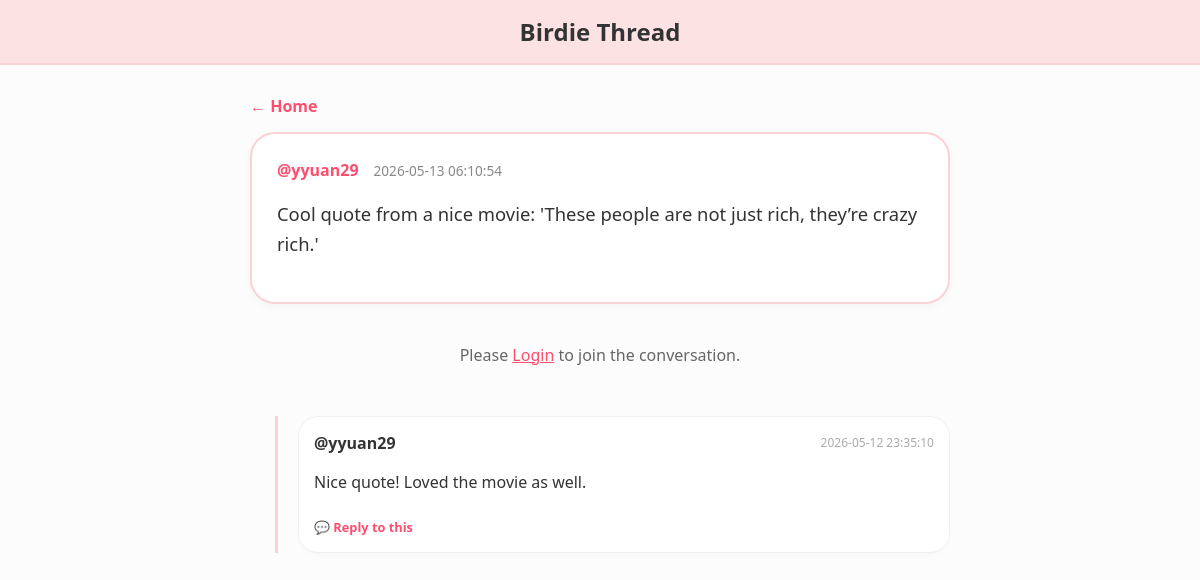
The page /message/40007 on the database its author committed.
### tables this page shows
CREATE TABLE users (
            id INTEGER PRIMARY KEY AUTOINCREMENT,
            username TEXT UNIQUE,
            password TEXT,
            age INTEGER,
            bio TEXT
        );

### app.py (the view)
@app.get("/message/{msg_id}", response_class=HTMLResponse)
async def view_message(request: Request, msg_id: int):
    db = get_db()
    main_msg = db.execute("""
        SELECT m.*, u.username
        FROM messages m
        LEFT JOIN users u ON m.user_id = u.id
        WHERE m.id = ?
    """, (msg_id,)).fetchone()
    if not main_msg:
        db.close()
        return HTMLResponse(content="Message not found", status_code=404)
    replies = db.execute("""
        SELECT m.*, u.username
        FROM messages m
        LEFT JOIN users u ON m.user_id = u.id
        WHERE m.parent_id = ?
        ORDER BY m.timestamp ASC
    """, (msg_id,)).fetchall()
    db.close()
    return templates.TemplateResponse(
        request=request,
        name="reply_message.html",
        context=
        {
            "request": request,
            "message": main_msg,
            "replies": replies,
            "user": request.cookies.get("username"),
            "t": get_translations(request)
        }
    )

### templates/reply_message.html (shortened to what this page needs)
<!DOCTYPE html>
<html lang="en">
<head>
</head>
<body>
<header class="birdie-header">
    <h1 style="margin:0; font-size: 24px;">Birdie Thread</h1>
</header>
<div class="container">
    <a href="/" class="back-link">← {{ t.home or 'Home' }}</a>
    <div class="main-post">
        <div style="display: flex; gap: 15px; align-items: center; margin-bottom: 12px;">
                <strong style="color: var(--birdie-dark-pink);">@{{ message.username }}</strong>
                <div style="color: #888; font-size: 0.85em;">{{ message.timestamp }}</div>
            </div>
        <div style="font-size: 1.15em; line-height: 1.6;">
            {{ linkify(message.content) | safe }}
        </div>
    </div>
    {% if user %}
    <div class="reply-form">
        <h3 style="margin-top:0; color: #444;">{{ t.reply or 'Leave a reply' }}</h3>
        <form action="/post_reply/{{ message.id }}" method="post">
            <input type="hidden" name="csrf_token" value="{{ request.cookies.get('csrf_token') }}">
            <textarea name="content" placeholder="What's your response?" required></textarea>
            <div style="text-align: right;">
                <button type="submit" class="btn-post">{{ t.post or 'Reply' }}</button>
            </div>
        </form>
    </div>
    {% else %}
    <div style="text-align: center; padding: 20px; color: #666;">
        Please <a href="/login" style="color: var(--birdie-dark-pink);">Login</a> to join the conversation.
    </div>
    {% endif %}
    <div class="replies-section">
        {% for reply in replies %}
            <div class="reply-card">
                <div style="flex: 1;">
                    <div style="display: flex; justify-content: space-between; align-items: center;">
                        <strong style="color: #333;">@{{ reply.username }}</strong>
                        <span style="color: #aaa; font-size: 0.75em;">{{ reply.timestamp }}</span>
                    </div>
                    <div style="margin-top: 5px; line-height: 1.5;">
                        {{ linkify(reply.content) | safe }}
                    </div>
                    <a href="/message/{{ reply.id }}" class="reply-to-link">
                        💬 Reply to this
                    </a>
                </div>
            </div>
        {% else %}
            <div style="text-align: center; color: #bbb; margin-top: 40px;">
                No replies yet.
            </div>
        {% endfor %}
    </div>
</div>
</body>
</html>

### templates/reply_message.html (style rules this page uses)
:root { --birdie-pink: #fde2e4; --birdie-dark-pink: #ff4d6d; --birdie-border: #fad2d6; }
body { background-color: #fcfcfc; font-family: 'Segoe UI', Roboto, sans-serif; margin: 0; padding: 0; color: #333; }
.birdie-header { background-color: var(--birdie-pink); padding: 15px 0; border-bottom: 2px solid var(--birdie-border); text-align: center; }
.container { max-width: 700px; margin: 30px auto; padding: 0 20px; }
.back-link { text-decoration: none; color: var(--birdie-dark-pink); font-weight: bold; display: inline-block; margin-bottom: 15px; }
.main-post { background: white; border: 2px solid var(--birdie-border); border-radius: 25px; padding: 25px; margin-bottom: 20px; box-shadow: 0 4px 10px rgba(0,0,0,0.03); }
.replies-section { border-left: 3px solid var(--birdie-border); padding-left: 20px; margin-left: 25px; margin-top: 30px; }
.reply-card { background: white; border: 1px solid #f0f0f0; border-radius: 20px; padding: 15px; margin-bottom: 15px; display: flex; gap: 12px; box-shadow: 0 2px 5px rgba(0,0,0,0.02); }
.reply-to-link { font-size: 0.8em; color: var(--birdie-dark-pink); text-decoration: none; font-weight: bold; margin-top: 8px; display: inline-block; }

### rows shown on the page
users: username "yyuan29", timestamp "2026-05-12 23:35:10", linkify "Nice quote! Loved the movie as well."

### other values the page prints
{{ t.home or 'Home' }} "Home"
{{ message.timestamp }} "2026-05-13 06:10:54"
{{ linkify(message.content) | safe }} "Cool quote from a nice movie: 'These people are not just rich, they’re crazy rich.'"
